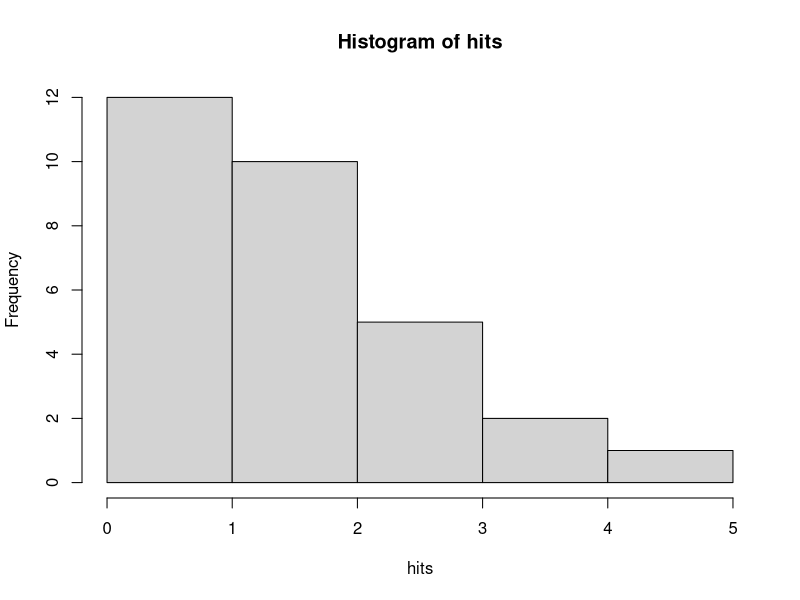
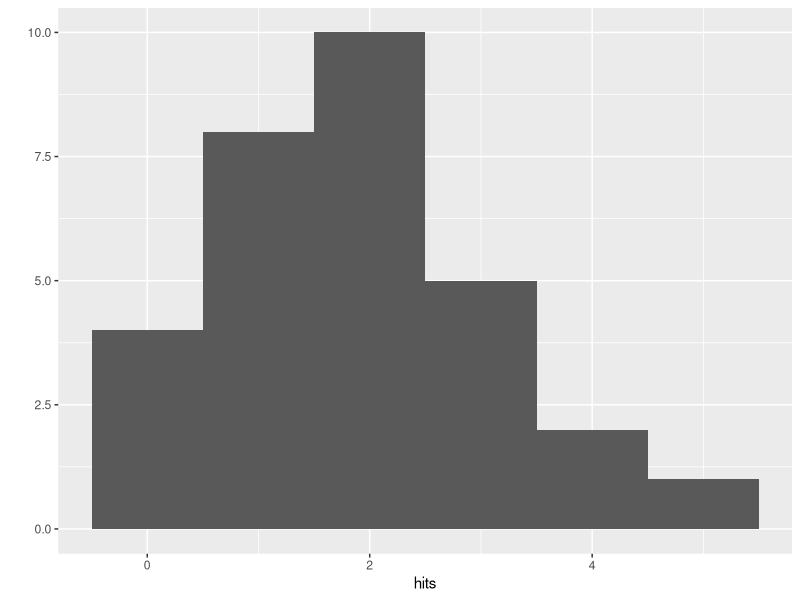

The R source for these figures, in order:
# R you need for assignment 1, problems 1 and 2

# make your answer reproducible
seed=252015
set.seed(seed)

# set the number of replicates 
n<-30

# set a probability mass function for an discrete random variable and calculate its CDF
suz.pmf<-c(0.1677, 0.3354, 0.2857, 0.1491, 0.0373, 0.0248)
suz.cdf<-c(0,cumsum(suz.pmf))

# generate a series of random probabilities
p<-runif(n)

# bin the random series of probabilities, using the CDF
h<-cut(p,suz.cdf,labels=0:5,include.lowest=TRUE)

# the bin labels are character strings, even though they are generated with an operation the produces integers
# to see this enter the following lines of code
# 1:5
# class(1:5)
# 
# how examine h
# class(h)
# attributes(h)
# You can see that the values h takes on are "levels" that have character values "0" "1" "2" "3" "4" "5".  These are strings.
#To turn the strings into numbers, you coerce them with the "as" command

hits<-as(h,"numeric") - 1

# You can easily see the practical importance of this by trying
# mean(h) and then mean(hits)
#
# now product a histogram with the simulated data

hist(hits)

# calculate the mean and variance of the simulated data

samp.mean<-mean(hits)
samp.var<-var(hits)

# calculate the mean and variance of the distribution

hvec<-0:5
hvecsq<-hvec^2
mean<-sum(suz.pmf*hvec)
var<-sum(suz.pmf*hvecsq)-mean^2

# use ggplot to make a (much) better histogram
# make sure you understand how the two histrograms are different and why
#

library(ggplot2)
qplot(hits,binwidth=1)


